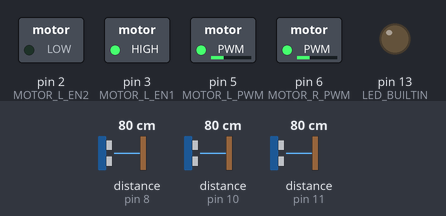
Bench run of a sketch on a simulated Arduino Uno, built with avr-gcc and run on an emulated ATmega328P. Parts: switched loads named in the sketch (green lamp = pin HIGH), output pins drawn as LEDs (lit = HIGH). The test bench sets the inputs (shaded band); at power-on: distance to the obstacle (sensors on pin 8, pin 10, pin 11) 80 cm. What the sketch prints to the serial monitor is not drawn.

Above: at 0.1 s.
Timing chart, 0 to 1.6 s (numbered marks = the images above):
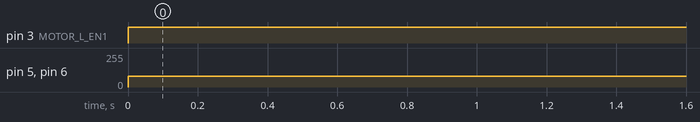

The sketch:

side_wall.ino
```cpp
// C++ code
//n mm에서 멈춤 후 우로 90도 회전
#include<NewPing.h>
//좌
#define MOTOR_L_EN1 3
#define MOTOR_L_EN2 2
#define MOTOR_L_PWM 5
//우
#define MOTOR_R_EN1 4
#define MOTOR_R_EN2 7
#define MOTOR_R_PWM 6

#define F_Sonar 8
#define R_Sonar 10
#define L_Sonar 11

#define speed_nomal 80
#define maxDistance 150//cm
#define p_gain 1.5

float  F_distance = 0.0,L_distance = 0.0,R_distance = 0.0,
    F_distance_old = 0.0,L_distance_old = 0.0,R_distance_old = 0.0,
    F_distance_error = 0.0,L_distance_error = 0.0,R_distance_error = 0.0, distance_error=0.0;

int cos_num =0;
int motor_diff =0;

float robot_width=159;
float mazor_width=470;
float mazor_width_tolerance=0.1*mazor_width;

NewPing Sonar[3]={
NewPing(F_Sonar,F_Sonar,maxDistance),
NewPing(R_Sonar,R_Sonar,maxDistance),
NewPing(L_Sonar,L_Sonar,maxDistance),
};

  void M_CTL(float spd_L,float spd_R,int delay_time){
  if(spd_L >0){
    digitalWrite(MOTOR_L_EN1 ,HIGH);
      digitalWrite(MOTOR_L_EN2 ,LOW);
      analogWrite(MOTOR_L_PWM,spd_L);
  }
  else if(spd_L ==0){
     digitalWrite(MOTOR_L_EN1 ,HIGH);
    digitalWrite(MOTOR_L_EN2 ,HIGH);
    analogWrite(MOTOR_L_PWM,spd_L);
  }
  else{
    spd_L = -spd_L;
    digitalWrite(MOTOR_L_EN1 ,LOW);
      digitalWrite(MOTOR_L_EN2 ,HIGH);
      analogWrite(MOTOR_L_PWM,spd_L);
  }
  if(spd_R >0){
    digitalWrite(MOTOR_R_EN1 ,HIGH);
      digitalWrite(MOTOR_R_EN2 ,LOW);
      analogWrite(MOTOR_R_PWM,spd_R);
  }
  else if(spd_R ==0){
     digitalWrite(MOTOR_R_EN1 ,HIGH);
    digitalWrite(MOTOR_R_EN2 ,HIGH);
    analogWrite(MOTOR_R_PWM,spd_R);
  }
  else{
    spd_R = -spd_R;
    digitalWrite(MOTOR_R_EN1 ,LOW);
      digitalWrite(MOTOR_R_EN2 ,HIGH);
      analogWrite(MOTOR_R_PWM,spd_R);
  }
  delay(delay_time);
  }

void read_sonar_sensor(){
  F_distance = Sonar[0].ping_cm()*10;
  R_distance = Sonar[1].ping_cm()*10;
  L_distance = Sonar[2].ping_cm()*10;
  if(R_distance == 0) R_distance = maxDistance * 10.0;
  if(L_distance == 0) L_distance = maxDistance * 10.0;
  if(F_distance == 0) F_distance = maxDistance * 10.0;
}

void update_sonar_old(){
  R_distance_old = R_distance;
  L_distance_old = L_distance;
  F_distance_old = F_distance;
  }

void update_sonar_error(){
  R_distance_error = R_distance - R_distance_old;
  L_distance_error = L_distance - L_distance_old;
  F_distance_error = F_distance - F_distance_old;
}
void update_sonar_error_RL(){
  distance_error = R_distance - L_distance;
}


void setup()
{
  pinMode(LED_BUILTIN, OUTPUT);
  pinMode(MOTOR_L_EN1 ,OUTPUT);
  pinMode(MOTOR_L_EN2 ,OUTPUT);
  pinMode(MOTOR_L_EN1 ,OUTPUT);
  pinMode(MOTOR_L_EN2 ,OUTPUT);


  Serial.begin(115200);

}

void loop()
{
  M_CTL(speed_nomal,speed_nomal,1);
  read_sonar_sensor();

  Serial.print(R_distance); Serial.print(" ");
  Serial.print(L_distance); Serial.print(" ");
  Serial.println(distance_error);
  if((R_distance+L_distance+robot_width >= mazor_width-mazor_width_tolerance) && (R_distance+L_distance+robot_width <= mazor_width+mazor_width_tolerance)){
    cos_num =1;
    while(1){
      /*int index;
      //index = read_line_sensor();
      if((R_distance+L_distance+robot_width > mazor_width+mazor_width_tolerance) && index != -5555){
        cos_num ++;
        break;
      }     */
  read_sonar_sensor();
      update_sonar_error_RL();
      //motor_diff = distance_error *p_gain;

      if(distance_error>mazor_width_tolerance){
        //좌측으로 붙기.
        M_CTL(speed_nomal*0.5,speed_nomal,300);
      }
      if(distance_error<mazor_width_tolerance){

        //우측으로 붙기.
        M_CTL(speed_nomal,speed_nomal*0.5,300);
      }
	if((distance_error<mazor_width_tolerance) && (distance_error>-mazor_width_tolerance)){
        //각도가 오차범위 내라면 전진
        M_CTL(speed_nomal,speed_nomal,300);
      }
    }
  }


}
```

Measured:
- by itself, pin 3 (MOTOR_L_EN1): LOW → HIGH at 0.00 s
- by itself, pin 5 (MOTOR_L_PWM), pin 6 (MOTOR_R_PWM): 0/255 → 80/255 at 0.00 s
